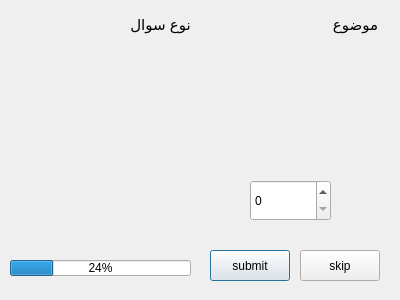
<?xml version="1.0" encoding="UTF-8"?>
<ui version="4.0">
 <class>NumQuestionPage</class>
 <widget class="QDialog" name="NumQuestionPage">
  <property name="geometry">
   <rect>
    <x>0</x>
    <y>0</y>
    <width>400</width>
    <height>300</height>
   </rect>
  </property>
  <property name="windowTitle">
   <string>Dialog</string>
  </property>
  <widget class="QWidget" name="widget" native="true">
   <property name="geometry">
    <rect>
     <x>0</x>
     <y>0</y>
     <width>401</width>
     <height>301</height>
    </rect>
   </property>
   <widget class="QPushButton" name="submitButton">
    <property name="geometry">
     <rect>
      <x>210</x>
      <y>250</y>
      <width>80</width>
      <height>31</height>
     </rect>
    </property>
    <property name="text">
     <string>submit</string>
    </property>
   </widget>
   <widget class="QPushButton" name="skipButton">
    <property name="geometry">
     <rect>
      <x>300</x>
      <y>250</y>
      <width>80</width>
      <height>31</height>
     </rect>
    </property>
    <property name="text">
     <string>skip</string>
    </property>
   </widget>
   <widget class="QWidget" name="widget_2" native="true">
    <property name="geometry">
     <rect>
      <x>0</x>
      <y>0</y>
      <width>411</width>
      <height>141</height>
     </rect>
    </property>
    <widget class="QLabel" name="question">
     <property name="geometry">
      <rect>
       <x>20</x>
       <y>60</y>
       <width>361</width>
       <height>51</height>
      </rect>
     </property>
     <property name="text">
      <string/>
     </property>
    </widget>
    <widget class="QLabel" name="typeLable">
     <property name="geometry">
      <rect>
       <x>120</x>
       <y>10</y>
       <width>81</width>
       <height>31</height>
      </rect>
     </property>
     <property name="text">
      <string>&lt;html&gt;&lt;head/&gt;&lt;body&gt;&lt;p align=&quot;center&quot;&gt;&lt;span style=&quot; font-size:11pt;&quot;&gt;نوع سوال&lt;/span&gt;&lt;/p&gt;&lt;/body&gt;&lt;/html&gt;</string>
     </property>
    </widget>
    <widget class="QLabel" name="titleLabel">
     <property name="geometry">
      <rect>
       <x>320</x>
       <y>10</y>
       <width>71</width>
       <height>31</height>
      </rect>
     </property>
     <property name="text">
      <string>&lt;html&gt;&lt;head/&gt;&lt;body&gt;&lt;p align=&quot;center&quot;&gt;&lt;span style=&quot; font-size:11pt;&quot;&gt;موضوع&lt;/span&gt;&lt;/p&gt;&lt;/body&gt;&lt;/html&gt;</string>
     </property>
    </widget>
   </widget>
   <widget class="QSpinBox" name="spinBox">
    <property name="geometry">
     <rect>
      <x>250</x>
      <y>180</y>
      <width>81</width>
      <height>41</height>
     </rect>
    </property>
   </widget>
   <widget class="QProgressBar" name="progressBar">
    <property name="geometry">
     <rect>
      <x>10</x>
      <y>260</y>
      <width>181</width>
      <height>16</height>
     </rect>
    </property>
    <property name="value">
     <number>24</number>
    </property>
   </widget>
  </widget>
 </widget>
 <resources/>
 <connections/>
</ui>
